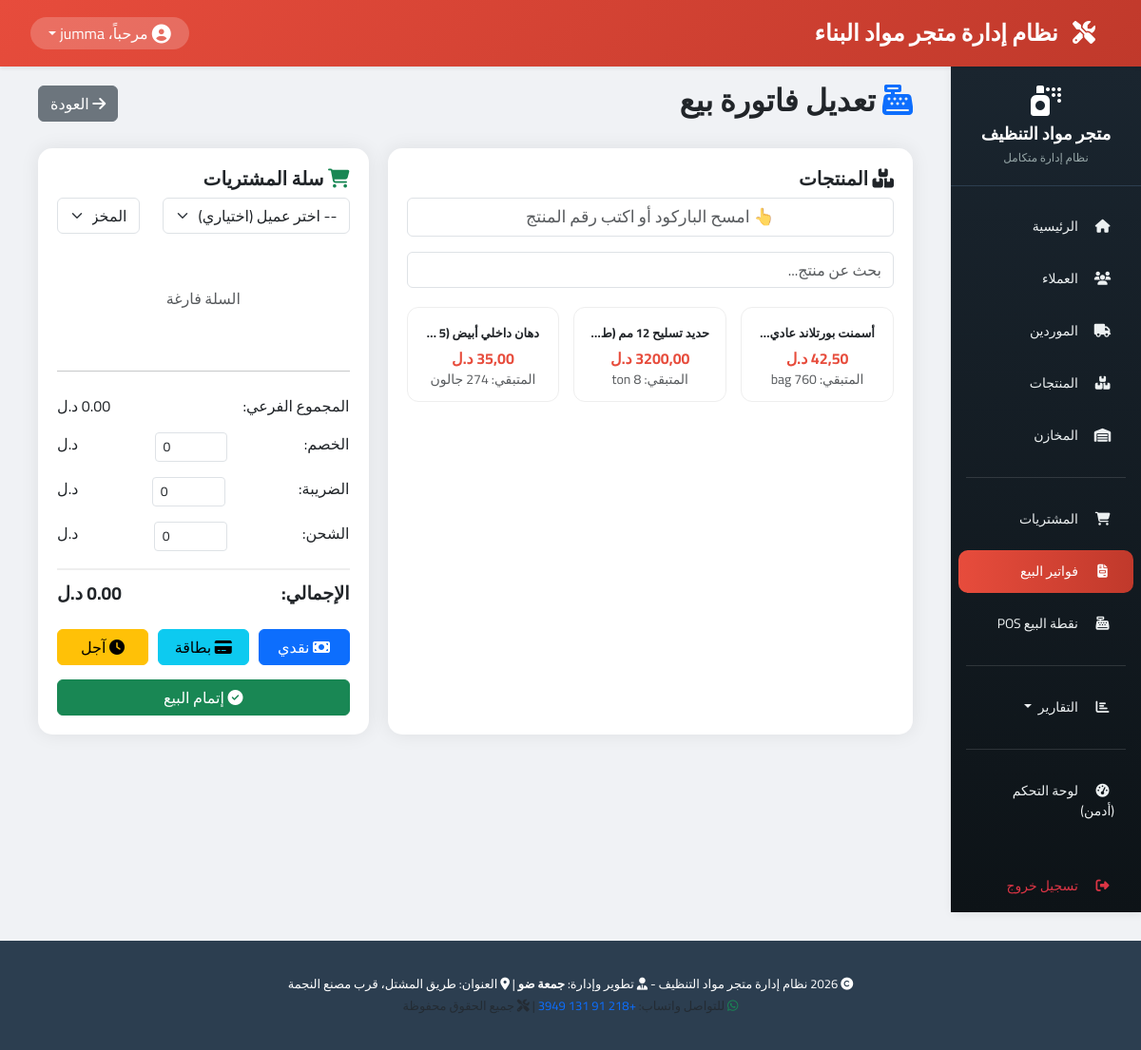
/sales/1/edit/ (signed in), run on an earlier commit of the app's database.
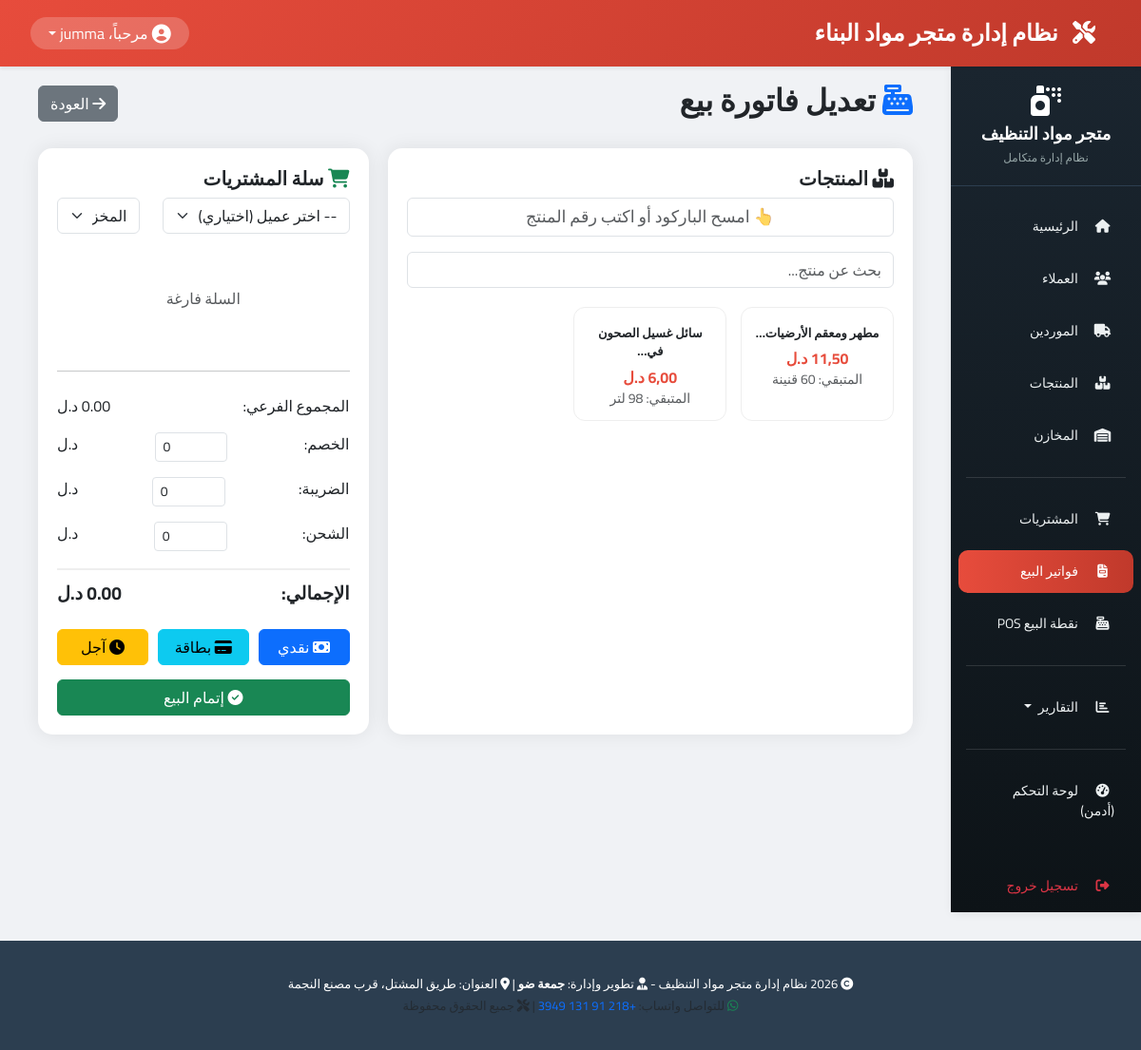
And on a later commit of the database.
### products/models.py (models this page shows, shortened)
class Product(models.Model):
    UNIT_CHOICES = [
        ('piece', 'قطعة'),
        ('bottle', 'قنينة'),
        ('gallon', 'جالون'),
        ('liter', 'لتر'),
        ('ml', 'مليلتر'),
        ('box', 'كرتونة'),
        ('packet', 'باكو'),
        ('dozen', 'دزينة'),
        ('drum', 'برميل'),
    ]
    name = models.CharField(max_length=200, verbose_name="اسم المنتج")
    barcode = models.CharField(max_length=100, unique=True, blank=True, null=True, verbose_name="الباركود")
    category = models.ForeignKey(Category, on_delete=models.PROTECT, related_name='products', verbose_name="التصنيف")
    warehouse = models.ForeignKey('warehouses.Warehouse', on_delete=models.PROTECT, related_name='products', verbose_name="المخزن")
    unit = models.CharField(max_length=20, choices=UNIT_CHOICES, default='piece', verbose_name="وحدة القياس")
    purchase_price = models.DecimalField(max_digits=10, decimal_places=2, default=0, verbose_name="سعر الشراء")
    sale_price = models.DecimalField(max_digits=10, decimal_places=2, default=0, verbose_name="سعر البيع")
    current_quantity = models.DecimalField(max_digits=10, decimal_places=2, default=0, verbose_name="الكمية الحالية")
    min_quantity = models.DecimalField(max_digits=10, decimal_places=2, default=0, verbose_name="الحد الأدنى للتنبيه")
    weight_kg = models.DecimalField(max_digits=10, decimal_places=2, blank=True, null=True, verbose_name="الوزن / الحجم (كجم/لتر)")
    length_m = models.DecimalField(max_digits=10, decimal_places=2, blank=True, null=True, verbose_name="الأبعاد (متر)")
    color = models.CharField(max_length=50, blank=True, null=True, verbose_name="الرائحة / اللون")
    manufacturer = models.CharField(max_length=200, blank=True, null=True, verbose_name="الشركة المصنعة")
    has_expiry = models.BooleanField(default=True, verbose_name="له تاريخ انتهاء")
    expiry_date = models.DateField(blank=True, null=True, verbose_name="تاريخ الانتهاء")
    image = models.ImageField(upload_to='products/', blank=True, null=True, verbose_name="صورة المنتج")
    is_active = models.BooleanField(default=True, verbose_name="مفعل")
    notes = models.CharField(max_length=500, blank=True, null=True, verbose_name="ملاحظات")
    created_at = models.DateTimeField(auto_now_add=True, verbose_name="تاريخ الإضافة")
    updated_at = models.DateTimeField(auto_now=True, verbose_name="آخر تحديث")
    class Meta:
        verbose_name = "منتج"
        verbose_name_plural = "المنتجات"
        ordering = ['category', 'name']

### sales/views.py (the view, shortened to what this page needs)
# urls.py: path('<int:pk>/edit/', views.SaleInvoiceUpdateView.as_view(), name='sale_edit'),
class SaleInvoiceUpdateView(LoginRequiredMixin, SuccessMessageMixin, UpdateView):
    model = SaleInvoice
    fields = ['customer', 'warehouse', 'payment_method', 'paid_amount', 'discount', 'tax', 'shipping', 'notes']
    template_name = 'sales/sale_form.html'
    success_url = reverse_lazy('sales:sale_list')
    success_message = "تم تعديل الفاتورة <b>%(invoice_number)s</b> بنجاح"
    def get_context_data(self, **kwargs):
        context = super().get_context_data(**kwargs)
        try:
            context['title'] = 'تعديل فاتورة بيع'
            context['button_text'] = 'تحديث الفاتورة'
            context['customers'] = Customer.objects.all()
            context['warehouses'] = Warehouse.objects.filter(is_active=True)
            context['products'] = Product.objects.filter(is_active=True)
            context['details'] = self.get_object().details.all()
        except Exception:
            context['customers'] = []
            context['warehouses'] = []
            context['products'] = []
            context['details'] = []
        return context

### sales/templates/sales/sale_form.html (shortened to what the changed rows need)
{% extends 'base.html' %}
{% load static %}
{% block content %}
<div class="container-fluid">
    <div class="d-flex justify-content-between align-items-center mb-4">
        <h2><i class="fas fa-cash-register text-primary"></i> {{ title }}</h2>
    </div>
    <div class="pos-container">
        <div class="products-section">
            <div class="products-grid" id="productsGrid">
                {% for product in products %}
                <div class="product-card" data-id="{{ product.id }}" data-name="{{ product.name }}" data-price="{{ product.sale_price }}" data-unit="{{ product.get_unit_display }}" data-stock="{{ product.current_quantity }}">
                    <div class="product-name">{{ product.name|truncatechars:20 }}</div>
                    <div class="product-price">{{ product.sale_price }} د.ل</div>
                    <div class="product-stock small text-muted">المتبقي: {{ product.current_quantity|floatformat:0 }} {{ product.get_unit_display }}</div>
                </div>
                {% empty %}
                <div class="text-muted">لا توجد منتجات</div>
                {% endfor %}
            </div>
        </div>
        <div class="cart-section">
            <div class="row mb-2">
                <div class="col-4">
                    <select id="warehouseSelect" class="form-select">
                        {% for w in warehouses %}
                        <option value="{{ w.id }}">{{ w.name }}</option>
                        {% endfor %}
                    </select>
                </div>
            </div>
        </div>
    </div>
</div>
{% endblock %}

What changed in the data, as far as the page shows it:
removed Product: name "أسمنت بورتلاند عادي…", unit "bag"
removed Product: name "حديد تسليح 12 مم (ط…", sale_price "3200,00", unit "ton"
removed Product: name "دهان داخلي أبيض (5 …", sale_price "35,00", unit "جالون"
added Product: name "مطهر ومعقم الأرضيات…", unit "قنينة"
added Product: name "سائل غسيل الصحون في…", sale_price "6,00", current_quantity "98", unit "لتر"
Also different on the page:
form field value: "المخزن الرئيسي" → "المخزن الرئيسي لمواد التنظيف"
